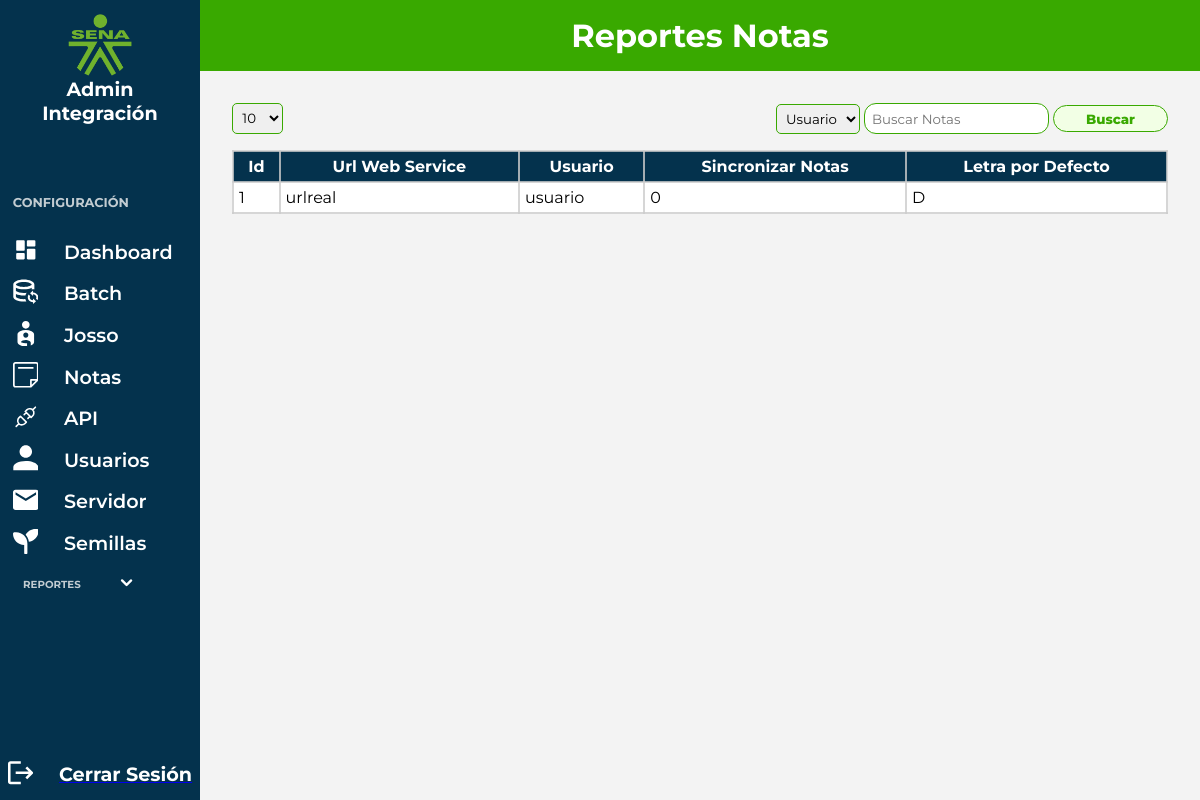
/views/r_notas.php (signed in), run on an earlier commit of the app's database.
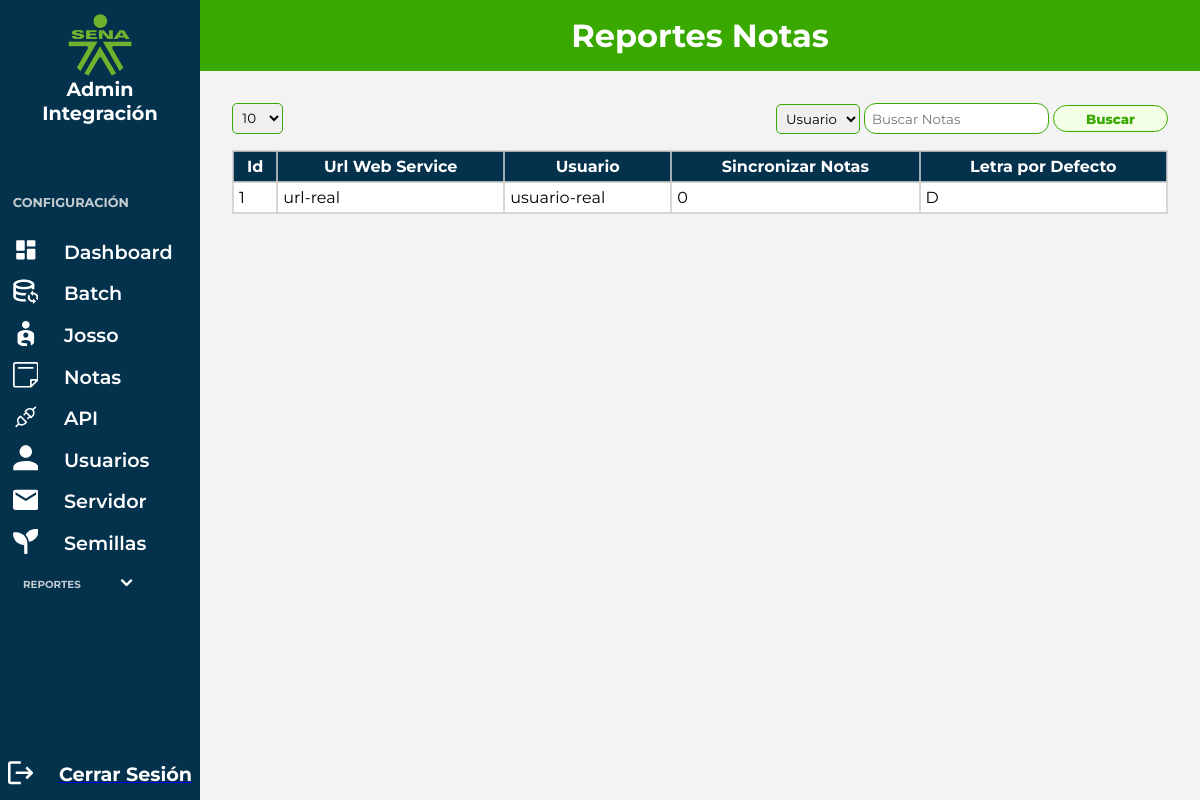
And on a later commit of the database.
### tables this page shows
CREATE TABLE IF NOT EXISTS `note` (
  `id` int NOT NULL AUTO_INCREMENT,
  `url_web_service` text NOT NULL,
  `user` text NOT NULL,
  `password` text NOT NULL,
  `sync_notes` tinyint DEFAULT NULL,
  `default_letter` text NOT NULL,
  PRIMARY KEY (`id`)
);

### app/controllers/reporte_nota/list_notas.php (called while the page is built, shortened)
<?php
$records_per_page = 10;
$current_page = isset($_GET['page']) && is_numeric($_GET['page']) ? $_GET['page'] : 1;
$offset = ($current_page - 1) * $records_per_page;
$sql_select_notes = "SELECT id, url_web_service, user, password, sync_notes, default_letter
                      FROM note
                      ORDER BY id ASC
                      LIMIT :offset, :records_per_page";
$stmt_select_notes = $pdo->prepare($sql_select_notes);
$stmt_select_notes->bindParam(':offset', $offset, PDO::PARAM_INT);
$stmt_select_notes->bindParam(':records_per_page', $records_per_page, PDO::PARAM_INT);
$stmt_select_notes -> execute();
$notes = $stmt_select_notes->fetchAll(PDO::FETCH_ASSOC);
?>

### views/R_notas/r_notas.php (the view, shortened to what this page needs)
<?php
require_once '../app/controllers/reporte_nota/list_notas.php'
?>
<div class="container-report">
    <div class="other__pagination">
        <form method="post" action="<?php echo htmlspecialchars($_SERVER["PHP_SELF"]);?>">
            <div class="other__pagination__amount__list">
                <select name="amount" id="amount" onchange="this.form.submit()">
                    <option value="10"<?php if($records_per_page == 10) echo 'selected';?>>10</option>
                </select>
            </div>
        </form>
        <div class="other__pagination_search">
            <form method="post">
                <select name="search_by" id="search_by">
                    <option value="user">Usuario</option>
                </select>
                    <input type="text" name="search_term" id="search_term" placeholder="Buscar Notas">
                    <button type="submit">Buscar</button>
            </form>
        </div>
    </div>
        <div class="list_audits">
            <table class="table__list">
                <thead>
                    <tr>
                        <th>Id</th>
                        <th>Url Web Service</th>
                        <th>Usuario</th>
                        <th>Sincronizar Notas</th>
                        <th>Letra por Defecto</th>
                    </tr>
                </thead>
                <tbody>
                    <?php foreach ($notes as $note) :?>
                        <tr>
                            <td><?php echo $note['id'];?></td>
                            <td><?php echo $note['url_web_service'];?></td>
                            <td><?php echo $note['user'];?></td>
                            <td><?php echo $note['sync_notes'];?></td>
                            <td><?php echo $note['default_letter'];?></td>
                        </tr>
                    <?php endforeach; ?>
                </tbody>
            </table>
        </div>
</div>

What changed in the data, as far as the page shows it:
changed note id 1: url_web_service "urlreal" → "url-real"; user "usuario" → "usuario-real"
